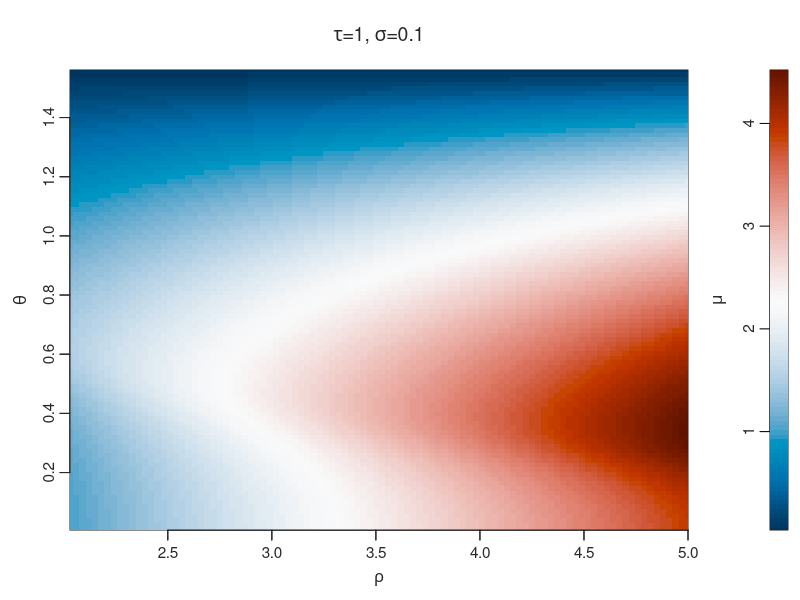
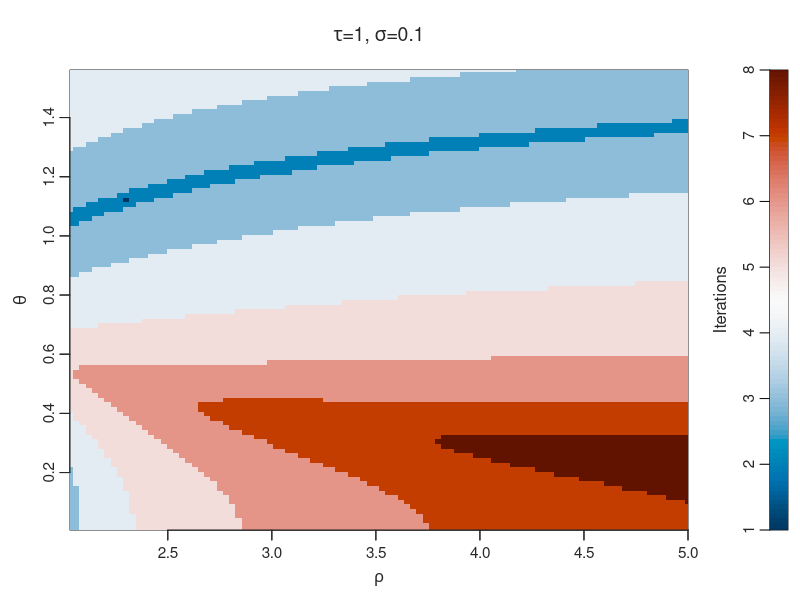

The R script that drew these images, in order:
ratio <- function(mu,sigma,rho,tau,theta){
    (mu^3-3*rho*cos(theta)*mu^2+((3-2*sin(theta)^2)*rho^2+sigma-tau)*mu-rho*(rho^2-tau)*cos(theta)-sigma)/(3*mu^2-6*rho*cos(theta)*mu+(3-2*sin(theta)^2)*rho^2+sigma-tau)
}
#coeffs <- function(rho,sigma,tau){c(-rho*(rho^2-tau)-sigma,3*rho^2+sigma-tau,-3*rho,1)}
newton <- function(maxIt,tol,sigma,rho,tau,theta){
    mu1 <- 1
    it <- maxIt
    for(j in 1:maxIt){
        mu2 <- mu1 - ratio(mu1,sigma,rho,tau,theta)
        if(abs(mu2-mu1) < tol){
            it <- j
            break
        }
        mu1 <- mu2
    }
    list(mu2,it,abs(mu2-mu1))
}

maxIt <- 30
tol <- 1e-4
rhos <- 2 + 1:100/100 * 3
thetas <- 1:100/100*pi/2-1/100
sigma <- 0.1
tau <- 1
mus <- matrix(rep(0),100,100)
its <- matrix(rep(0),100,100)

for(n in 1:100){
    for(m in 1:100){
    res <- newton(maxIt,tol,sigma,rhos[n],tau,thetas[m])
    mus[n,m] <- res[[1]]
    its[n,m] <- res[[2]]
    }
}

#===================
# Plot parameters general
#===================
width = 8
height = 7
col_main <- "#282828"
lwd_main <- 1
axis_label_size <- 1
legend_font_size <- 1
tick_font_size <- 11/12
title_font_size <- 14/12
line_width <- 2
psz <- 1

#===================
# Plot 1
#===================
x <- rhos
y <- thetas
z <- mus
filename <- paste("Sphere-Newton-Mu-image", sep="")
x_name <- expression(rho)
y_name <- expression(theta)
z_name <- expression(mu)
mains <- expression(paste(tau,"=1, ",sigma,"=0.1"))
x_min <- min(x)
x_max <- max(x)
y_min <- min(y)
y_max <- max(y)
z_min <- min(z)
z_max <- max(z)

#cairo_pdf(paste(filename, ".pdf", sep = ""), width = width, height = height)
png(paste(filename, ".png", sep = ""), width = width, height = height, units = "in", res = 300)
# par(mar = c(bottom, left, top, right))
par(mar = c(3.5, 3.5, 3.5, 0.6), mgp = c(2, 0.6, 0), lwd = lwd_main,
    bg = "#ffffff", col = col_main, col.lab = col_main, 
    col.axis = col_main, col.main = col_main
)

layout( matrix(c(1,2), ncol=2), widths=c(7,1) )

image(x, y, z, col = hcl.colors(100, "RdBu", rev = TRUE),
    ylim = c(y_min, y_max), xlim = c(x_min, x_max),
    xlab = x_name, 
    ylab = y_name, 
    main = mains,
    cex.axis = tick_font_size,
    cex.main = title_font_size,
    cex.lab = axis_label_size, useRaster = TRUE
)

axis(1, col.ticks = col_main, lwd = lwd_main, lwd.ticks = lwd_main, col = col_main, labels = FALSE)
axis(2, col.ticks = col_main, lwd = lwd_main, lwd.ticks = lwd_main, col = col_main, labels = FALSE)

z_bar <- z_min + (z_max-z_min)*(0:99)/99

image(c(0,1,2), z_bar, t(matrix(rep(z_bar),100,3)), col = hcl.colors(100, "RdBu", rev = TRUE),
    ylim = c(z_min, z_max), xlim = c(0, 2),
    xlab = "", 
    ylab = z_name, 
    #main = mains,
    xaxt = "n",
    cex.axis = tick_font_size,
    cex.main = title_font_size,
    cex.lab = axis_label_size, useRaster = TRUE
)

dev.off()

#===================
# Plot 2
#===================
x <- rhos
y <- thetas
z <- its
filename <- paste("Sphere-Newton-It-image", sep="")
x_name <- expression(rho)
y_name <- expression(theta)
z_name <- "Iterations"
mains <- expression(paste(tau,"=1, ",sigma,"=0.1"))
x_min <- min(x)
x_max <- max(x)
y_min <- min(y)
y_max <- max(y)
z_min <- min(z)
z_max <- max(z)

#cairo_pdf(paste(filename, ".pdf", sep = ""), width = width, height = height)
png(paste(filename, ".png", sep = ""), width = width, height = height, units = "in", res = 300)
# par(mar = c(bottom, left, top, right))
par(mar = c(3.5, 3.5, 3.5, 0.6), mgp = c(2, 0.6, 0), lwd = lwd_main,
    bg = "#ffffff", col = col_main, col.lab = col_main, 
    col.axis = col_main, col.main = col_main
)

layout( matrix(c(1,2), ncol=2), widths=c(7,1) )

image(x, y, z, col = hcl.colors(100, "RdBu", rev = TRUE),
    ylim = c(y_min, y_max), xlim = c(x_min, x_max),
    xlab = x_name, 
    ylab = y_name, 
    main = mains,
    cex.axis = tick_font_size,
    cex.main = title_font_size,
    cex.lab = axis_label_size, useRaster = TRUE
)

axis(1, col.ticks = col_main, lwd = lwd_main, lwd.ticks = lwd_main, col = col_main, labels = FALSE)
axis(2, col.ticks = col_main, lwd = lwd_main, lwd.ticks = lwd_main, col = col_main, labels = FALSE)

z_bar <- z_min + (z_max-z_min)*(0:99)/99

image(c(0,1,2), z_bar, t(matrix(rep(z_bar),100,3)), col = hcl.colors(100, "RdBu", rev = TRUE),
    ylim = c(z_min, z_max), xlim = c(0, 2),
    xlab = "", 
    ylab = z_name, 
    #main = mains,
    xaxt = "n",
    cex.axis = tick_font_size,
    cex.main = title_font_size,
    cex.lab = axis_label_size, useRaster = TRUE
)

dev.off()
